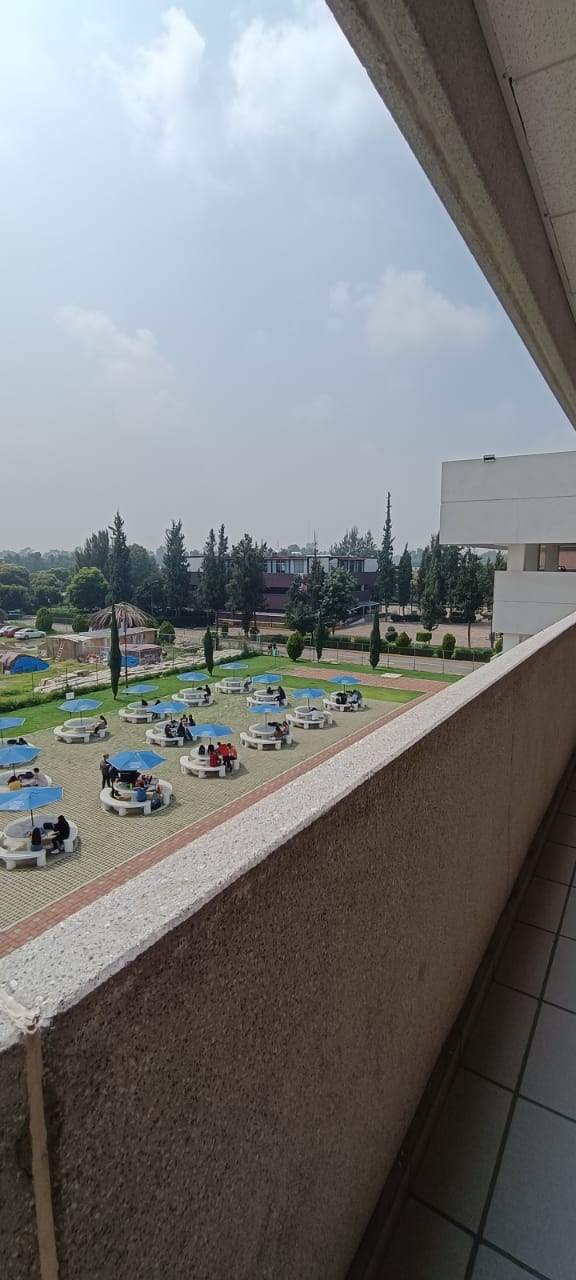
#> input picture códigos Practica 1/OP1_4.jpg, 576 x 1280 px
$ python rgb.py
#> lines starting #> are read from the running program, lines starting #| are printed output that depends on the picture
import cv2
import numpy as np

# Cargar la imagen desde el archivo
imagen = cv2.imread('OP1_4.jpg')
#> imagen is the input picture: shape (1280, 576, 3); mean B, G, R 122, 121.8, 119.8

# Comprobar si la imagen fue cargada correctamente
if imagen is None:
    print("Error: No se pudo cargar la imagen. Verifica la ruta y el archivo.")
else:
    # Redimensionar la imagen a un tamaño específico (por ejemplo, 500x500 píxeles)
    nueva_imagen = cv2.resize(imagen, (500, 500))
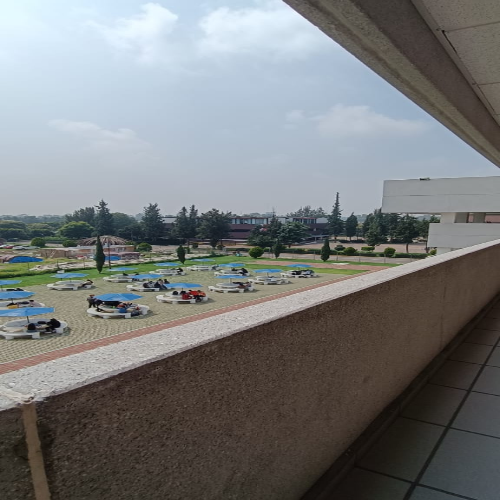
#> nueva_imagen: shape (500, 500, 3); mean B, G, R 121.9, 121.7, 119.7

    # Mostrar la imagen original
    cv2.imshow('Imagen Original', nueva_imagen)


    # Extraer los canales de color
    b, g, r = cv2.split(nueva_imagen)
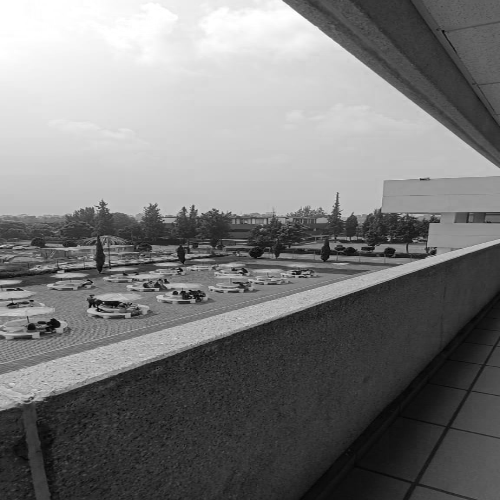
#> b: shape (500, 500); min 1, max 255, mean 121.9
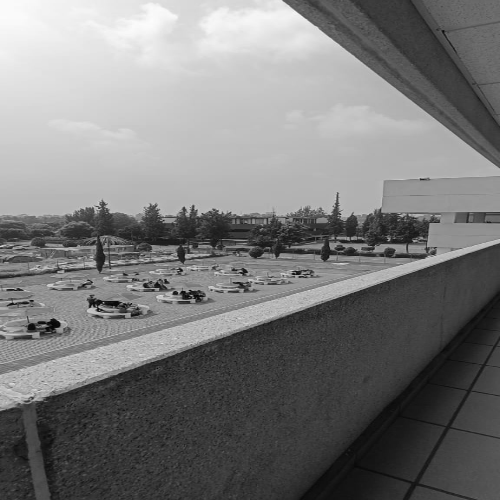
#> g: shape (500, 500); min 1, max 252, mean 121.7
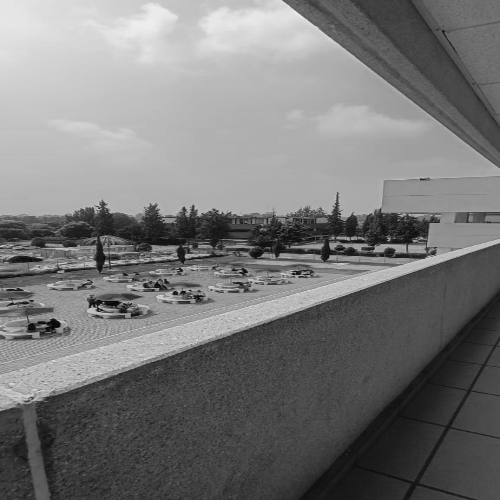
#> r: shape (500, 500); min 3, max 242, mean 119.7

    # Crear imágenes en las que solo se muestre el canal correspondiente en su color
    cero = np.zeros_like(b)  # Matriz de ceros del mismo tamaño que los canales

    # Mostrar el canal rojo con el color rojo
    rojo = cv2.merge([cero, cero, r])
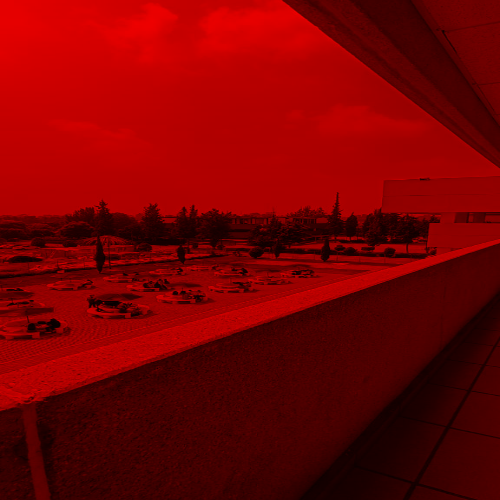
#> rojo: shape (500, 500, 3); mean of channels 0, 1, 2 0, 0, 119.7; drawn as B, G, R
    cv2.imshow('Canal Rojo', rojo)

    # Mostrar el canal verde con el color verde
    verde = cv2.merge([cero, g, cero])
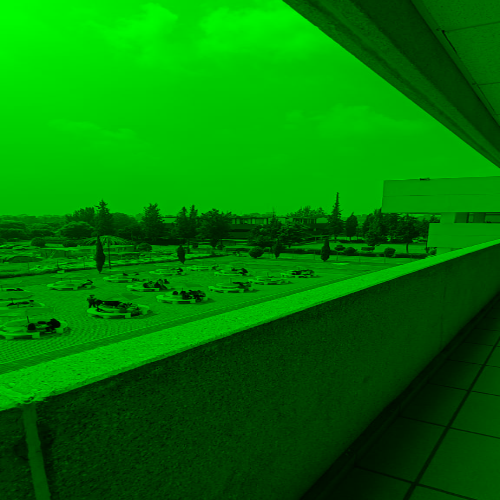
#> verde: shape (500, 500, 3); mean of channels 0, 1, 2 0, 121.7, 0; drawn as B, G, R
    cv2.imshow('Canal Verde', verde)

    # Mostrar el canal azul con el color azul
    azul = cv2.merge([b, cero, cero])
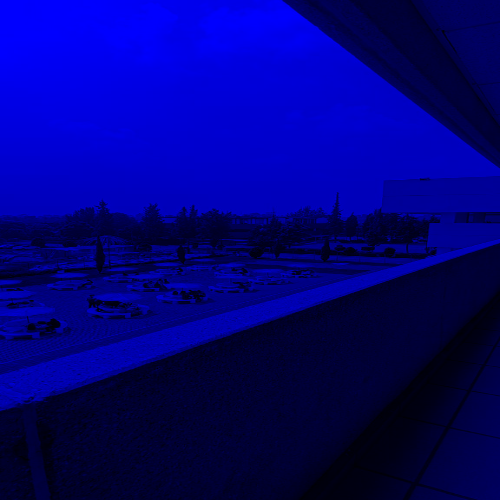
#> azul: shape (500, 500, 3); mean of channels 0, 1, 2 121.9, 0, 0; drawn as B, G, R
    cv2.imshow('Canal Azul', azul)

    # Esperar a que se presione una tecla para cerrar las ventanas
    cv2.waitKey(0)
    cv2.destroyAllWindows()

$ run again, with códigos Practica 1/OP1_1.jpg copied over códigos Practica 1/OP1_4.jpg
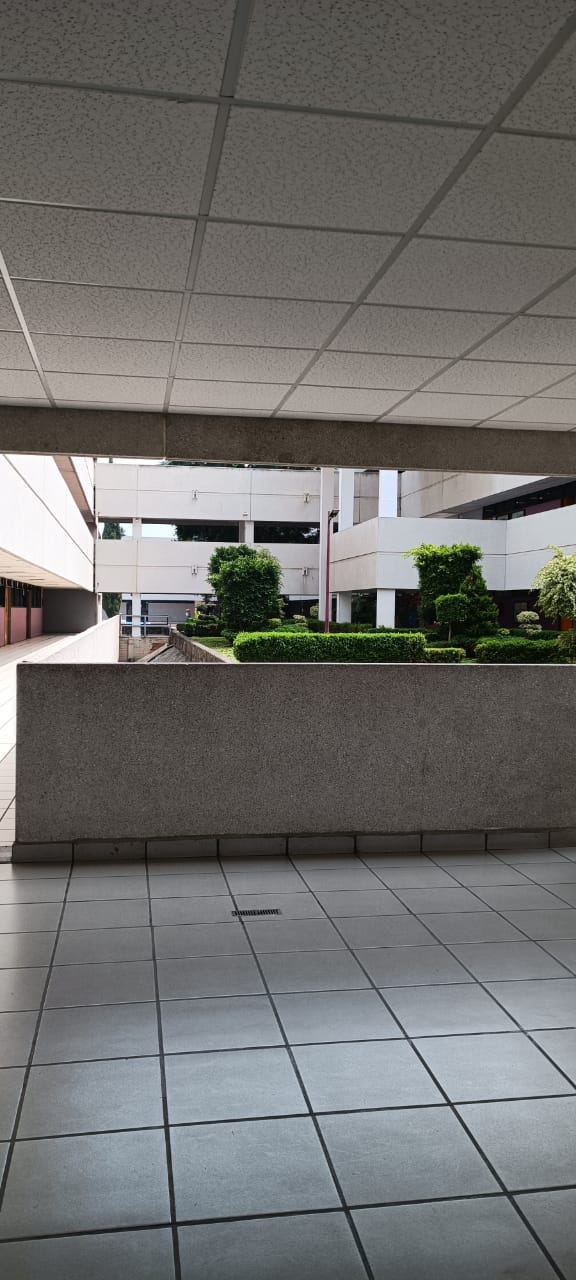
#> input picture códigos Practica 1/OP1_1.jpg, 576 x 1280 px
#> imagen is the input picture: shape (1280, 576, 3); mean B, G, R 108.5, 110.4, 111
#> `verde = cv2.merge([cero, g, cero])`:
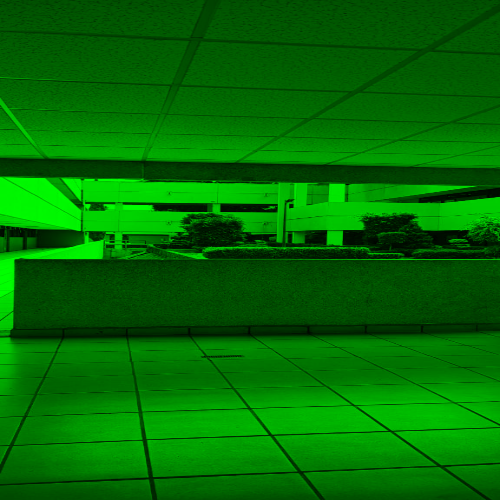
#> verde: shape (500, 500, 3); mean of channels 0, 1, 2 0, 110.3, 0; drawn as B, G, R
#> `azul = cv2.merge([b, cero, cero])`:
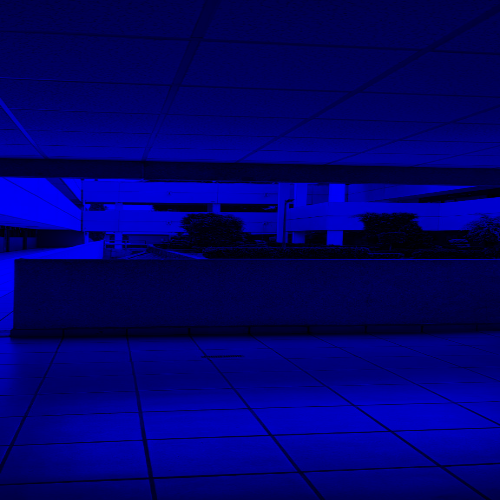
#> azul: shape (500, 500, 3); mean of channels 0, 1, 2 108.4, 0, 0; drawn as B, G, R
